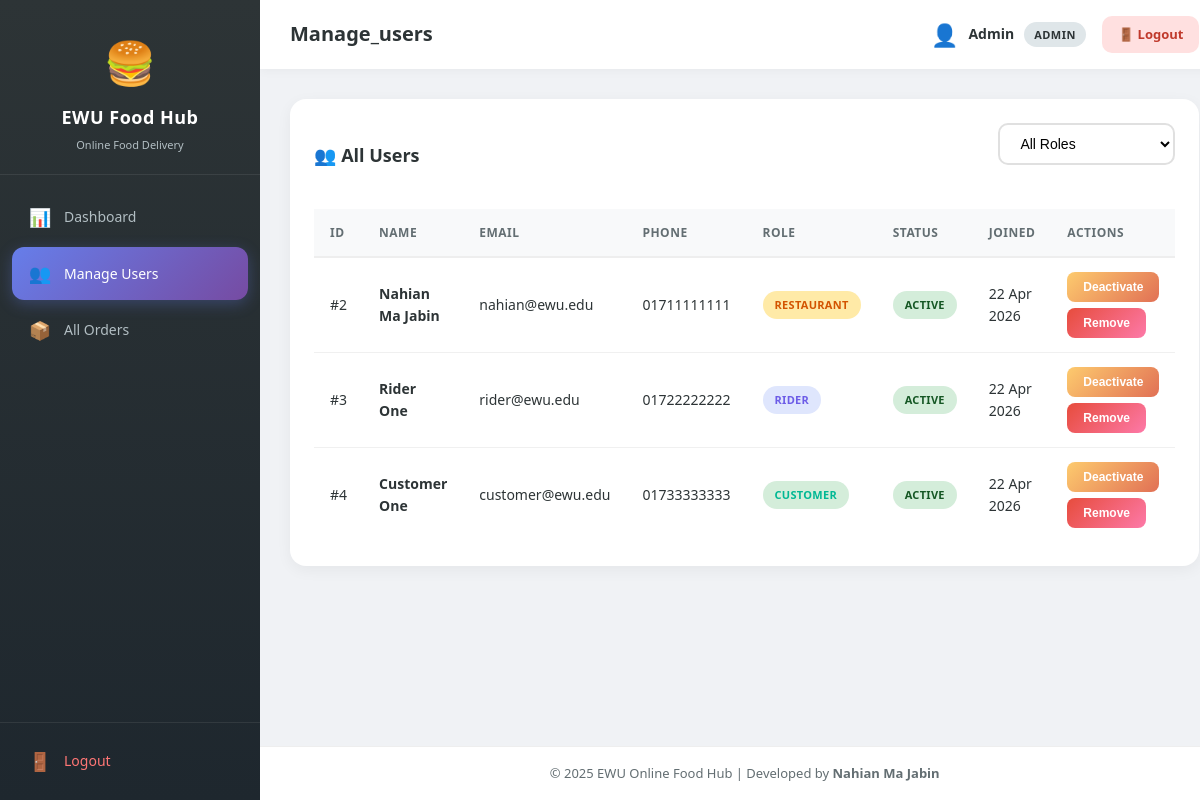
/admin/manage_users.php (signed in), run on the app's committed database.
### tables this page shows
CREATE TABLE users (
    id INT AUTO_INCREMENT PRIMARY KEY,
    full_name VARCHAR(100) NOT NULL,
    email VARCHAR(100) NOT NULL UNIQUE,
    password VARCHAR(255) NOT NULL,
    phone VARCHAR(20) DEFAULT NULL,
    address TEXT DEFAULT NULL,
    role ENUM('admin','restaurant','rider','customer') NOT NULL,
    status ENUM('active','inactive') DEFAULT 'active',
    created_at TIMESTAMP DEFAULT CURRENT_TIMESTAMP
);

### admin/manage_users.php (the view, shortened to what this page needs)
<?php
require_once '../config/db.php';
$where = "WHERE role != 'admin'";
$users_query = mysqli_query($conn, "SELECT * FROM users $where ORDER BY created_at DESC");
include '../includes/header.php';
?>
<div class="table-container">
    <div class="table-header">
        <h3>👥 All Users</h3>
        <div class="filter-bar">
            <form method="GET" action="">
                <select name="role" onchange="this.form.submit()">
                    <option value="">All Roles</option>
                </select>
            </form>
        </div>
    </div>
    <?php if (mysqli_num_rows($users_query) > 0): ?>
    <table>
        <thead>
            <tr>
                <th>ID</th>
                <th>Name</th>
                <th>Email</th>
                <th>Phone</th>
                <th>Role</th>
                <th>Status</th>
                <th>Joined</th>
                <th>Actions</th>
            </tr>
        </thead>
        <tbody>
            <?php while ($user = mysqli_fetch_assoc($users_query)): ?>
            <tr>
                <td>#<?php echo $user['id']; ?></td>
                <td><strong><?php echo htmlspecialchars($user['full_name']); ?></strong></td>
                <td><?php echo htmlspecialchars($user['email']); ?></td>
                <td><?php echo htmlspecialchars($user['phone']); ?></td>
                <td><span class="badge role-<?php echo $user['role']; ?>"><?php echo ucfirst($user['role']); ?></span></td>
                <td><span class="badge badge-<?php echo $user['status']; ?>"><?php echo ucfirst($user['status']); ?></span></td>
                <td><?php echo date('d M Y', strtotime($user['created_at'])); ?></td>
                <td>
                    <div class="action-btns">
                        <?php if ($user['status'] === 'active'): ?>
                            <form method="POST" action="admin_process.php">
                                <button type="submit" class="btn btn-sm btn-warning">Deactivate</button>
                            </form>
                        <?php endif; ?>
                        <form method="POST" action="admin_process.php">
                            <button type="submit" class="btn btn-sm btn-danger">Remove</button>
                        </form>
                    </div>
                </td>
            </tr>
            <?php endwhile; ?>
        </tbody>
    </table>
    <?php endif; ?>
</div>
<?php include '../includes/footer.php'; ?>

### includes/header.php (shortened to what this page needs)
<?php
$current_role = $_SESSION['role'] ?? 'guest';
$current_name = $_SESSION['full_name'] ?? 'Guest';
?>
<!DOCTYPE html>
<html lang="en">
<head>
    <link rel="stylesheet" href="../assets/css/style.css">
</head>
<body>
    <div class="dashboard-wrapper">
        <?php include 'sidebar.php'; ?>
        <div class="main-content">
            <div class="topbar">
                <div class="topbar-left">
                    <h2 class="page-title"><?php echo ucfirst($current_page); ?></h2>
                </div>
                <div class="topbar-right">
                    <div class="user-info">
                        <span class="user-avatar">👤</span>
                        <span class="user-name"><?php echo htmlspecialchars($current_name); ?></span>
                        <span class="user-role-badge role-<?php echo $current_role; ?>"><?php echo ucfirst($current_role); ?></span>
                    </div>
                    <a href="../logout.php" class="btn btn-logout">🚪 Logout</a>
                </div>
            </div>
            <div class="content-area">

### includes/sidebar.php (shortened to what this page needs)
<?php
$role = $_SESSION['role'];
$current_page = basename($_SERVER['PHP_SELF'], '.php');
?>
<div class="sidebar">
    <div class="sidebar-header">
        <div class="sidebar-logo">🍔</div>
        <h2>EWU Food Hub</h2>
        <span class="sidebar-subtitle">Online Food Delivery</span>
    </div>
    <nav class="sidebar-nav">
        <?php if ($role === 'admin'): ?>
            <a href="dashboard.php" class="nav-link <?php echo $current_page === 'dashboard' ? 'active' : ''; ?>">
                <span class="nav-icon">📊</span> Dashboard
            </a>
            <a href="manage_users.php" class="nav-link <?php echo $current_page === 'manage_users' ? 'active' : ''; ?>">
                <span class="nav-icon">👥</span> Manage Users
            </a>
            <a href="manage_orders.php" class="nav-link <?php echo $current_page === 'manage_orders' ? 'active' : ''; ?>">
                <span class="nav-icon">📦</span> All Orders
            </a>
        <?php endif; ?>
    </nav>
    <div class="sidebar-footer">
        <a href="../logout.php" class="nav-link nav-logout">
            <span class="nav-icon">🚪</span> Logout
        </a>
    </div>
</div>

### includes/footer.php (shortened to what this page needs)
            </div>
            <div class="footer-bar">
                <p>&copy; 2025 EWU Online Food Hub | Developed by <strong>Nahian Ma Jabin</strong></p>
            </div>
        </div>
    </div>
</body>
</html>

### data on the page
users: id "2", full_name "Nahian Ma Jabin", email "nahian@ewu.edu", phone "01711111111", role "RESTAURANT", status "ACTIVE", created_at "22 Apr 2026"
users: id "3", full_name "Rider One", email "rider@ewu.edu", phone "01722222222", role "RIDER", status "ACTIVE", created_at "22 Apr 2026"
users: id "4", full_name "Customer One", email "customer@ewu.edu", phone "01733333333", role "CUSTOMER", status "ACTIVE", created_at "22 Apr 2026"

### other printed values
$current_page "Manage_users"
$current_name "Admin"
$current_role "ADMIN"
